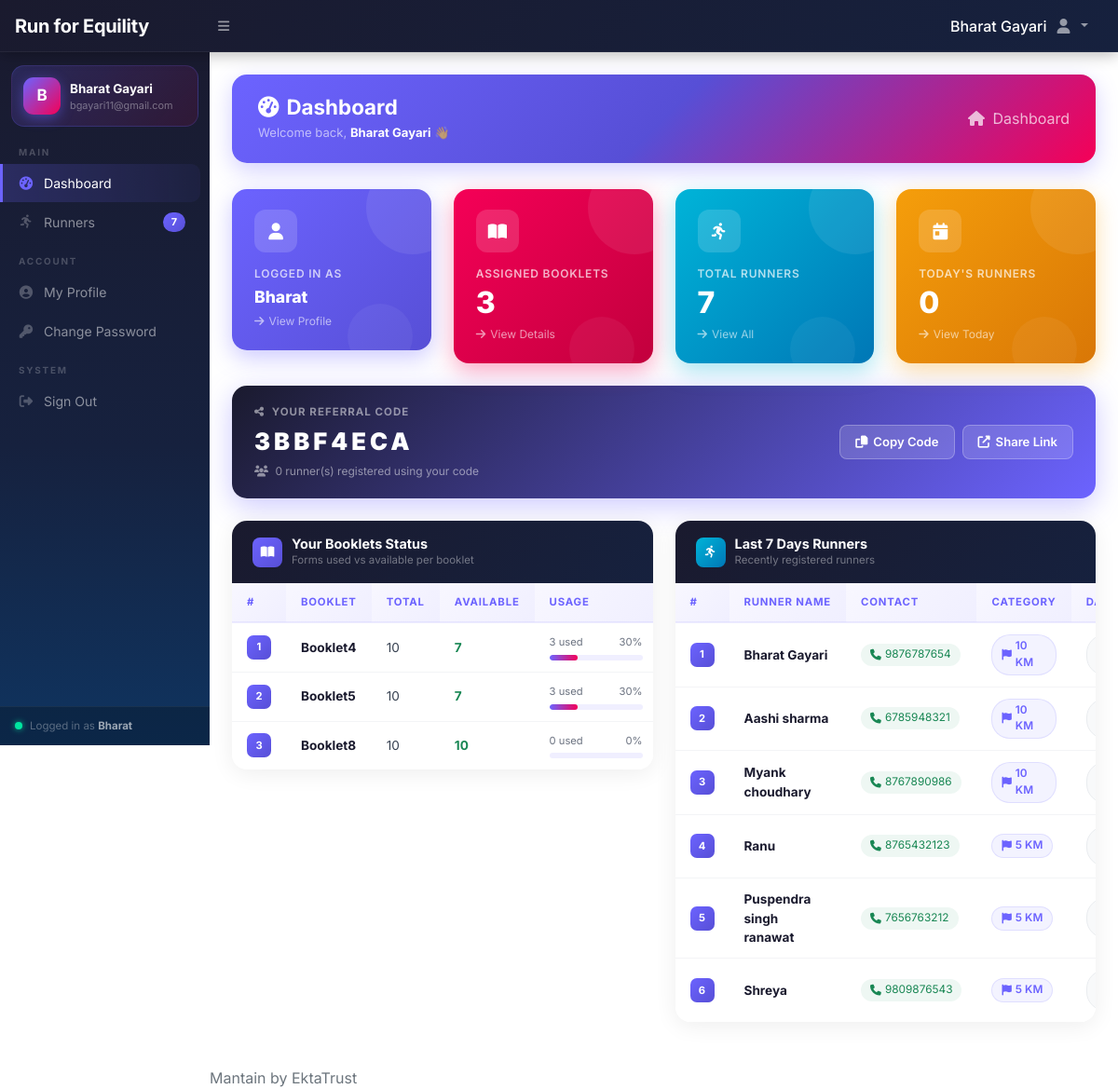
/welcome.php (signed in), run on the app's committed database.
### tables this page shows
CREATE TABLE `users` (
  `id` int(11) NOT NULL,
  `u_type` int(11) NOT NULL,
  `fname` varchar(255) DEFAULT NULL,
  `lname` varchar(255) DEFAULT NULL,
  `referral_code` varchar(40) DEFAULT NULL,
  `email` varchar(255) DEFAULT NULL,
  `password` varchar(300) NOT NULL,
  `contactno` varchar(15) DEFAULT NULL,
  `status` tinyint(1) NOT NULL DEFAULT 1,
  `posting_date` timestamp NOT NULL DEFAULT current_timestamp()
);

CREATE TABLE `booklet` (
  `id` int(11) NOT NULL,
  `u_id` int(11) DEFAULT NULL,
  `b_name` varchar(100) NOT NULL,
  `b_range` varchar(11) NOT NULL,
  `b_srnstart` varchar(11) NOT NULL,
  `b_srnend` varchar(11) NOT NULL,
  `create_date` timestamp NOT NULL DEFAULT current_timestamp()
);

CREATE TABLE `runner` (
  `r_id` int(11) NOT NULL,
  `u_id` int(11) DEFAULT NULL,
  `b_id` int(11) DEFAULT NULL,
  `r_srn` int(11) NOT NULL,
  `r_name` varchar(150) NOT NULL,
  `r_contact` varchar(100) NOT NULL,
  `r_dob` date NOT NULL,
  `r_gender` varchar(10) NOT NULL,
  `r_bdgp` char(4) NOT NULL,
  `r_email` varchar(150) NOT NULL,
  `r_catgry` varchar(50) NOT NULL,
  `r_tshirt_sz` varchar(10) NOT NULL,
  `r_emrg_con` varchar(15) NOT NULL,
  `r_med_dt` varchar(150) NOT NULL,
  `r_fee` varchar(150) DEFAULT NULL,
  `r_payment_status` varchar(50) NOT NULL,
  `reg_dt` timestamp NOT NULL DEFAULT current_timestamp() ON UPDATE current_timestamp(),
  `reg_type` varchar(20) DEFAULT 'booklet',
  `referral_code` varchar(40) DEFAULT NULL,
  `referrer_id` int(11) DEFAULT NULL,
  `referred_by_user` int(11) DEFAULT NULL,
  `ip_addr` varchar(45) DEFAULT NULL,
  `user_agent` varchar(255) DEFAULT NULL
);

### welcome.php (the view, shortened to what the rows shown need)
<?php
include_once('includes/config.php');
function e($s) {
    return htmlspecialchars((string)$s, ENT_QUOTES, 'UTF-8');
}
$userid = (int)$_SESSION['id'];
$stmt = $con->prepare("SELECT fname, lname, referral_code FROM users WHERE id = ? LIMIT 1");
$stmt->bind_param("i", $userid);
$stmt->execute();
$user = $stmt->get_result()->fetch_assoc();
$myRefCode = $user['referral_code'];
$stmt = $con->prepare("SELECT COUNT(*) AS c FROM runner WHERE referred_by_user = ?");
$stmt->bind_param("i", $userid);
$stmt->execute();
$refCount = (int)$stmt->get_result()->fetch_assoc()['c'];
$bStmt = $con->prepare("
    SELECT b.id, b.b_name, b.b_range, COUNT(r.r_id) AS used
    FROM booklet b
    LEFT JOIN runner r ON r.b_id = b.id
    WHERE b.u_id = ?
    GROUP BY b.id ORDER BY b.id ASC
");
$bStmt->bind_param("i", $userid);
$bStmt->execute();
$bookletResult = $bStmt->get_result();
$rStmt = $con->prepare("
    SELECT r_name, r_contact, r_catgry, reg_dt
    FROM runner
    WHERE u_id = ? AND DATE(reg_dt) >= NOW() - INTERVAL 7 DAY
    ORDER BY reg_dt DESC
");
$rStmt->bind_param("i", $userid);
$rStmt->execute();
$runner7Result = $rStmt->get_result();
?>
<!DOCTYPE html>
<html lang="en">
<head>
    <link href="https://cdn.jsdelivr.net/npm/bootstrap@5.1.3/dist/css/bootstrap.min.css" rel="stylesheet"/>
    <link href="https://cdnjs.cloudflare.com/ajax/libs/font-awesome/6.4.0/css/all.min.css" rel="stylesheet"/>
    <link href="css/styles.css" rel="stylesheet" onerror="this.remove()"/>
</head>
<body class="sb-nav-fixed">
<?php include_once('includes/navbar.php'); ?>
<div id="layoutSidenav">
    <?php include_once('includes/sidebar.php'); ?>
    <div id="layoutSidenav_content">
        <main>
            <div class="container-fluid px-4 pb-4">
                <div class="page-header mt-4">
                    <div>
                        <h2><i class="fas fa-tachometer-alt me-2"></i>Dashboard</h2>
                        <p>Welcome back, <strong style="color:#fff;"><?php echo e($user['fname'].' '.$user['lname']); ?></strong> 👋</p>
                    </div>
                </div>
                <div class="row">
                    <div class="col-xl-3 col-md-6">
                        <a href="profile.php" class="stat-card stat-card-purple">
                            <div class="stat-icon"><i class="fas fa-user"></i></div>
                            <div class="stat-label">Logged In As</div>
                            <div class="stat-value" style="font-size:1.1rem;margin-top:6px;">
                                <?php echo e($user['fname']); ?>
                            </div>
                            <div class="stat-footer"><i class="fas fa-arrow-right"></i> View Profile</div>
                        </a>
                    </div>
                </div>
                <div class="referral-card">
                    <div class="referral-card-body">
                        <div>
                            <div class="ref-label">
                                <i class="fas fa-share-alt me-1"></i> Your Referral Code
                            </div>
                            <div class="ref-code" id="myRefCode">
                                <?php echo e($myRefCode); ?>
                            </div>
                            <div class="ref-sub">
                                <i class="fas fa-users me-1"></i>
                                <?php echo $refCount; ?> runner(s) registered using your code
                            </div>
                        </div>
                    </div>
                </div>
                <div class="row">
                    <div class="col-xl-6">
                        <div class="table-card">
                            <div style="background:#fff;">
                                <?php if ($bookletResult->num_rows > 0): ?>
                                <table class="custom-table">
                                    <thead>
                                        <tr>
                                            <th>#</th>
                                            <th>Booklet</th>
                                            <th>Total</th>
                                            <th>Available</th>
                                            <th>Usage</th>
                                        </tr>
                                    </thead>
                                    <tbody>
                                    <?php $bcnt = 1; while ($row1 = $bookletResult->fetch_assoc()):
                                        $total     = (int)$row1['b_range'];
                                        $used      = (int)$row1['used'];
                                        $available = $total - $used;
                                        $pct       = $total > 0 ? round(($used / $total) * 100) : 0;
                                    ?>
                                    <tr>
                                        <td><span class="row-num"><?php echo $bcnt; ?></span></td>
                                        <td><strong style="color:#1a1a2e;"><?php echo e($row1['b_name']); ?></strong></td>
                                        <td><?php echo $total; ?></td>
                                        <td>
                                            <strong style="color:<?php echo $available > 0 ? '#198754' : '#dc3545'; ?>;">
                                                <?php echo $available; ?>
                                            </strong>
                                        </td>
                                        <td>
                                            <div class="progress-wrap">
                                                <div class="progress-text">
                                                    <span><?php echo $used; ?> used</span>
                                                    <span><?php echo $pct; ?>%</span>
                                                </div>
                                                <div class="progress-custom">
                                                    <div class="progress-fill" style="width:<?php echo $pct; ?>%"></div>
                                                </div>
                                            </div>
                                        </td>
                                    </tr>
                                    <?php $bcnt++; endwhile; ?>
                                    </tbody>
                                </table>
                                <?php endif; ?>
                            </div>
                        </div>
                    </div>
                    <div class="col-xl-6">
                        <div class="table-card">
                            <div style="background:#fff;">
                                <?php if ($runner7Result->num_rows > 0): ?>
                                <table class="custom-table">
                                    <thead>
                                        <tr>
                                            <th>#</th>
                                            <th>Runner Name</th>
                                            <th>Contact</th>
                                            <th>Category</th>
                                            <th>Date</th>
                                        </tr>
                                    </thead>
                                    <tbody>
                                    <?php $rcnt = 1; while ($row7 = $runner7Result->fetch_assoc()): ?>
                                    <tr>
                                        <td><span class="row-num"><?php echo $rcnt; ?></span></td>
                                        <td><strong style="color:#1a1a2e;"><?php echo e($row7['r_name']); ?></strong></td>
                                        <td>
                                            <span class="contact-badge">
                                                <i class="fas fa-phone"></i>
                                                <?php echo e($row7['r_contact']); ?>
                                            </span>
                                        </td>
                                        <td>
                                            <span class="cat-badge">
                                                <i class="fas fa-flag"></i>
                                                <?php echo e($row7['r_catgry']); ?>
                                            </span>
                                        </td>
                                        <td>
                                            <span class="date-badge">
                                            </span>
                                        </td>
                                    </tr>
                                    <?php $rcnt++; endwhile; ?>
                                    </tbody>
                                </table>
                                <?php endif; ?>
                            </div>
                        </div>
                    </div>
                </div>
            </div>
        </main>
    </div>
</div>
</body>
</html>

### includes/navbar.php (shortened to what the rows shown need)
<nav class="sb-topnav navbar navbar-expand navbar-dark navbar-custom">
    <?php
        $userid  = (int)$_SESSION['id'];
        $stmt    = $con->prepare("SELECT fname, lname FROM users WHERE id = ? LIMIT 1");
        $stmt->bind_param("i", $userid);
        $stmt->execute();
        $uresult = $stmt->get_result()->fetch_assoc();
    ?>
    <div style="color:white; padding-top:10px;">
        <h6><?php echo htmlspecialchars(
            ($uresult['fname'] ?? '') . ' ' . ($uresult['lname'] ?? ''),
            ENT_QUOTES, 'UTF-8'
        ); ?></h6>
    </div>
</nav>

### includes/sidebar.php (shortened to what the rows shown need)
<?php
$sid  = (int)$_SESSION['id'];
$suser = ['fname' => 'User', 'lname' => '', 'email' => ''];
if ($sid > 0) {
    $sStmt = $con->prepare("SELECT fname, lname, email FROM users WHERE id = ? LIMIT 1");
    $sStmt->bind_param("i", $sid);
    $sStmt->execute();
    $suser = $sStmt->get_result()->fetch_assoc() ?? $suser;
}
?>
<div id="layoutSidenav_nav">
    <nav class="sb-sidenav accordion" id="sidenavAccordion">
        <div class="sb-sidenav-menu">
            <div class="nav flex-column">
                <div class="sidebar-profile">
                    <div class="sidebar-avatar">
                        <?php echo strtoupper(substr($suser['fname'], 0, 1)); ?>
                    </div>
                    <div style="overflow:hidden;">
                        <div class="sidebar-user-name">
                            <?php echo htmlspecialchars(trim($suser['fname'].' '.$suser['lname'])); ?>
                        </div>
                        <div class="sidebar-user-email">
                            <?php echo htmlspecialchars($suser['email']); ?>
                        </div>
                    </div>
                </div>
            </div>
        </div>
        <div class="sb-sidenav-footer">
            <div class="sidebar-footer-inner">
                <div class="sidebar-footer-text">
                    Logged in as
                    <strong><?php echo htmlspecialchars($suser['fname']); ?></strong>
                </div>
            </div>
        </div>
    </nav>
</div>

### data on the page
users: fname+lname "Bharat Gayari", fname "B", email "bgayari11@gmail.com", fname "Bharat", referral_code "3BBF4ECA"
booklet: b_name "Booklet4", b_range "10", available "7", used "3", pct "30"
booklet: b_name "Booklet5", b_range "10", available "7", used "3", pct "30"
booklet: b_name "Booklet8", b_range "10", used "0", pct "0"
runner: r_name "Bharat Gayari", r_contact "9876787654", r_catgry "10 KM"
runner: r_name "Aashi sharma", r_contact "6785948321", r_catgry "10 KM"
runner: r_name "Myank choudhary", r_contact "8767890986", r_catgry "10 KM"
runner: r_name "Ranu", r_contact "8765432123", r_catgry "5 KM"
runner: r_name "Puspendra singh ranawat", r_contact "7656763212", r_catgry "5 KM"
runner: r_name "Shreya", r_contact "9809876543", r_catgry "5 KM"

### other printed values
$rc "7"
$booklet "3"
$runner "7"
$tdrnr "0"
$refCount "0"
